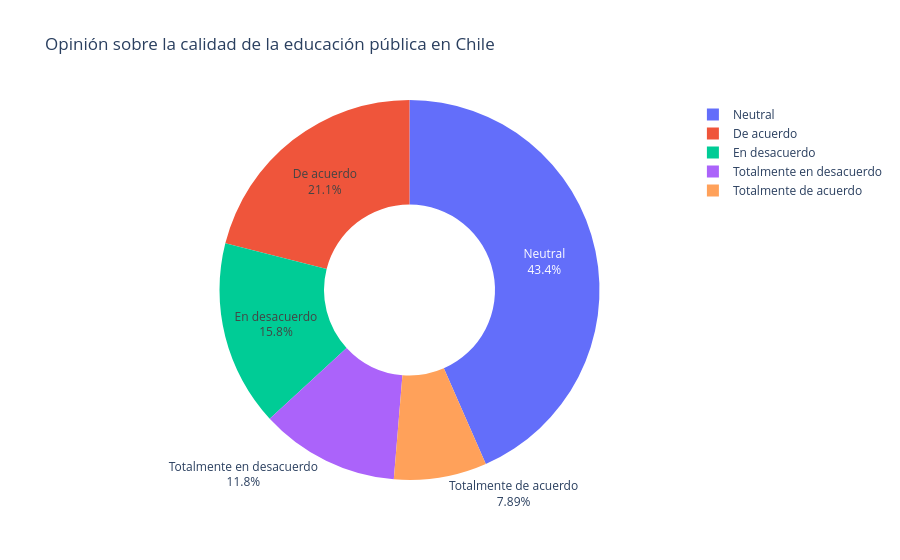

Notebook code for this chart:
### Markdown cell above
### Pregunta 5: Educación
1. Pregunta
¿La educación pública en Chile es de buena calidad?
2. Explicación
Esta pregunta busca conocer la percepción de los participantes sobre la calidad de la educación pública en Chile. La calidad educativa puede relacionarse con distintos aspectos, como los recursos disponibles, la enseñanza, las oportunidades de aprendizaje y las condiciones de los establecimientos. Mediante esta pregunta, podremos identificar cómo evalúan los encuestados la educación pública y si sus opiniones son principalmente positivas, negativas o neutrales. Para analizar los resultados, utilizaremos un gráfico de barras que representará la cantidad y el porcentaje de personas que seleccionó cada alternativa.

### Code cell
pregunta = "La educación pública en Chile es de buena calidad."

respuestas = pd.to_numeric(datos[pregunta], errors="coerce").dropna()

tabla = respuestas.value_counts().reindex([1, 2, 3, 4, 5], fill_value=0)
tabla = tabla.rename_axis("Respuesta").reset_index(name="Cantidad")

tabla["Alternativa"] = tabla["Respuesta"].map(alternativas)
tabla["Porcentaje"] = (
    tabla["Cantidad"] / len(respuestas) * 100
).round(1)

display(tabla)

fig = px.pie(
    tabla,
    names="Alternativa",
    values="Cantidad",
    title="Opinión sobre la calidad de la educación pública en Chile",
    hole=0.45
)
fig.update_traces(textinfo="label+percent", hovertemplate="%{label}<br>Respuestas: %{value}<br>%{percent}")
fig.show()

### Figure 1 — Plotly figure (JSON) as saved in the notebook; plotly's stock layout.template omitted (floating-point values rounded to 4 significant figures)
{"data": [{"domain": {"x": [0, 1], "y": [0, 1]}, "hole": 0.45, "hovertemplate": "%{label}<br>Respuestas: %{value}<br>%{percent}", "labels": ["Totalmente en desacuerdo", "En desacuerdo", "Neutral", "De acuerdo", "Totalmente de acuerdo"], "legendgroup": "", "name": "", "showlegend": true, "textinfo": "label+percent", "type": "pie", "values": [18, 24, 66, 32, 12]}], "layout": {"legend": {"tracegroupgap": 0}, "title": {"text": "Opinión sobre la calidad de la educación pública en Chile"}}}
